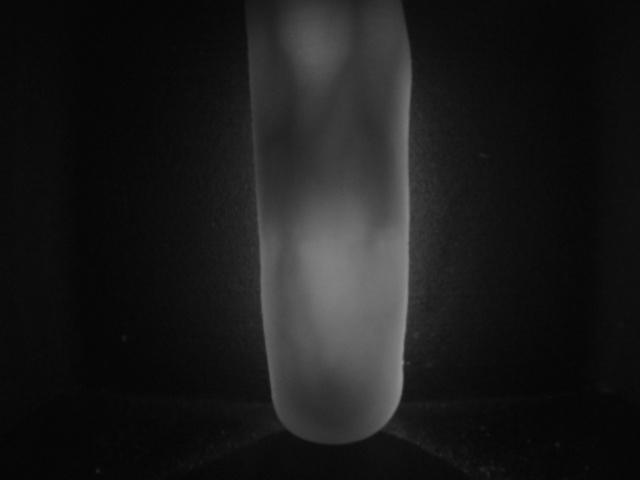
#> input picture Finger_git/palm_data/finger/001_1/01.jpg, 640 x 480 px
$ python -i function.py   (imports and definitions only)   (older library calls are emulated)
#> lines starting #> are read from the running program, lines starting #| are printed output that depends on the picture
#> further down, picture is the input picture: shape (480, 640, 3); min 4, max 146, mean 26.8

import cv2
import numpy as np
from matplotlib import pyplot as plt

# 绘制图像的直方图 / 用于直方图均衡化
# [82 lines left out: functions hist_show, OTSU, roi_plam, show_picture, not called in this run]

# 全局直方图均衡
def equalizeHist_for_rgbpicture_rgb(img_for_equalizeHist):
    '''
    输入 img_for_equalizeHist 待图像均衡化的彩色图像 原图 （对应 roi_img） 输入是rgb图
    输出 rgb图
    直方图均衡化是使图像直方图变得平坦的操作。直方图均衡化能够有效地解决图像整体过暗、过亮的问题，增加图像的清晰度
    https://blog.csdn.net/missyougoon/article/details/81632166
    https://blog.csdn.net/Ibelievesunshine/article/details/104922449
    原始图像的灰度直方图从比较集中的某个灰度区间变成在全部灰度范围内的均匀分布
    缺点：
 　 1）变换后图像的灰度级减少，某些细节消失；
 　 2）某些图像，如直方图有高峰，经处理后对比度不自然的过分增强。
    https://blog.csdn.net/jyt1129/article/details/63685165
    '''
    (b, g, r) = cv2.split(img_for_equalizeHist)
    bH = cv2.equalizeHist(b)
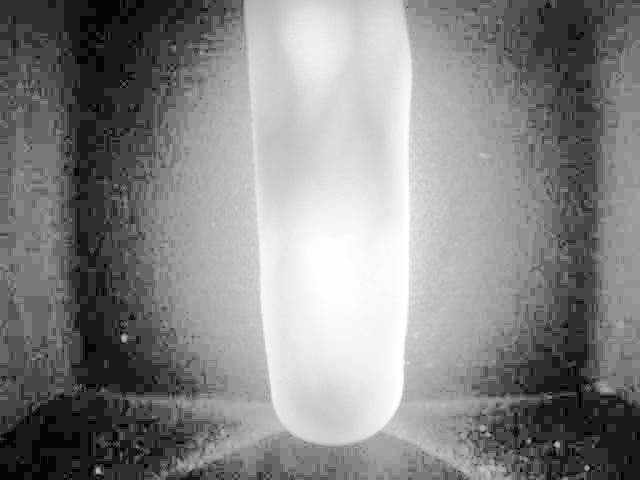
#> bH: shape (480, 640); min 0, max 255, mean 133
    gH = cv2.equalizeHist(g)
    rH = cv2.equalizeHist(r)
    # 合并每一个通道
    result = cv2.merge((bH, gH, rH))
    return result

# 自适应局部直方图均衡
# [159 lines left out: functions equalizeHist_for_rgbpicture_CLAHE, Gray_World_Algorithm, Automatic_White_Balance, Compared_with_oiginal_img, ssr, msrcr and 2 more, not called in this run]

# 检验并创建文件夹
import os
# [24 lines left out: functions mkdir, Erosion, not called in this run]

# 模板匹配_定义法
import collections
# [123 lines left out: functions match_template, match_cv2_temlate, match_compareHist, Wireframe_plots, matshow_3d, LBP_Cal and 2 more, not called in this run]

# 单张图的直方图和累计曲线计算与输出
from skimage import exposure # 图像处理包
# [10 lines left out: function hist, not called in this run]

# 这个是分割成 2*4 格的LBP 这里我没有用,因为不分割同样效果很好
# 这里的 LBP_hist 和 normalization 都是用于学习参考
from skimage import feature
# [94 lines left out: functions LBP_hist, normalization, get_edges, get_centerline, rotate, not called in this run]


>>> import cv2
>>> picture = cv2.imread('palm_data/finger/001_1/01.jpg')
>>> result = equalizeHist_for_rgbpicture_rgb(picture)
